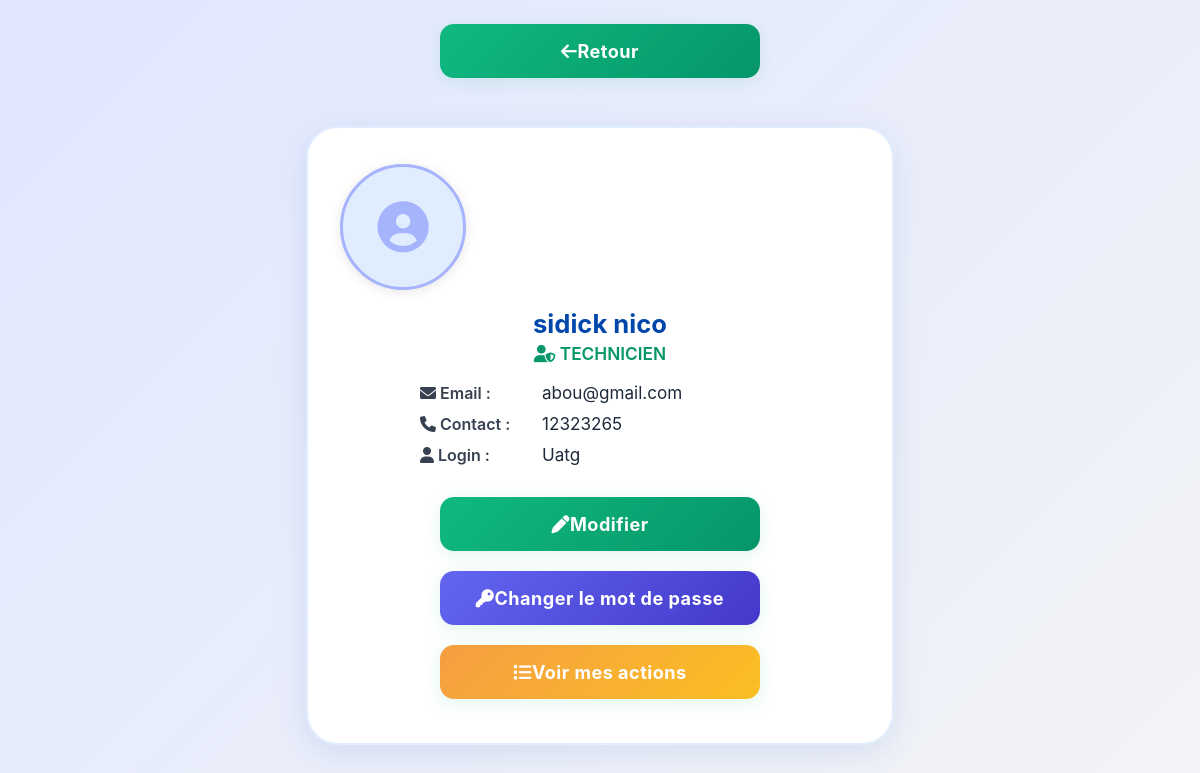
Screenshot of /page/profil.php (signed in) with the database file from the repository.
### tables this page shows
CREATE TABLE IF NOT EXISTS `user` (
  `Id_user` int NOT NULL AUTO_INCREMENT,
  `Nom_user` varchar(30) DEFAULT NULL,
  `Prenom_user` varchar(50) DEFAULT NULL,
  `Email_user` varchar(30) DEFAULT NULL,
  `Mdp_user` varchar(15) DEFAULT NULL,
  `Type_user` varchar(15) DEFAULT NULL,
  `Etat_user` int DEFAULT NULL,
  `Contact_user` varchar(15) DEFAULT NULL,
  `Login_user` varchar(15) NOT NULL,
  PRIMARY KEY (`Id_user`),
  UNIQUE KEY `Email_user` (`Email_user`)
);

### page/profil.php (the view, shortened to what this page needs)
<?php
require_once("connexion.php");
$user = isset($_SESSION['user']) ? $_SESSION['user'] : null;
try {
    if (isset($user['id_user'])) {
        $stmt = $pdo->prepare("SELECT * FROM user WHERE id_user = ?");
        $stmt->execute([$user['id_user']]);
        $userDb = $stmt->fetch(PDO::FETCH_ASSOC);
        if ($userDb) $user = $userDb;
    } elseif (isset($user['Login_user'])) {
        $stmt = $pdo->prepare("SELECT * FROM user WHERE Login_user = ?");
        $stmt->execute([$user['Login_user']]);
        $userDb = $stmt->fetch(PDO::FETCH_ASSOC);
        if ($userDb) $user = $userDb;
    }
} catch (Exception $e) {}
?>
<!DOCTYPE html>
<html lang="fr">
<head>
    <link href="https://cdnjs.cloudflare.com/ajax/libs/font-awesome/6.0.0/css/all.min.css" rel="stylesheet">
</head>
<body>
    <div style="text-align:center;margin-top:24px;">
        <a href="acceuil.php" class="btn-retour"><i class="fas fa-arrow-left"></i> Retour</a>
    </div>
    <div class="profile-container">
        <?php if (!empty($user['photo'])): ?>
            <img src="<?php echo htmlspecialchars($user['photo']); ?>" alt="Avatar" class="profile-avatar" id="mainAvatar">
        <?php else: ?>
            <span class="profile-avatar" id="mainAvatar" style="display:flex;align-items:center;justify-content:center;font-size:3.2em;color:#a5b4fc;background:#e0edff;">
                <i class="fas fa-user-circle"></i>
            </span>
        <?php endif; ?>
        <div class="profile-name"><?php echo htmlspecialchars($user['Nom_user'] . ' ' . $user['Prenom_user']); ?></div>
        <div class="profile-type"><i class="fas fa-user-shield"></i> <?php echo htmlspecialchars($user['Type_user']); ?></div>
        <div class="profile-info">
            <div class="profile-info-row">
                <span class="profile-info-label"><i class="fas fa-envelope"></i> Email :</span>
                <span class="profile-info-value"><?php echo htmlspecialchars($user['Email_user']); ?></span>
            </div>
            <div class="profile-info-row">
                <span class="profile-info-label"><i class="fas fa-phone"></i> Contact :</span>
                <span class="profile-info-value"><?php echo htmlspecialchars($user['Contact_user']); ?></span>
            </div>
            <div class="profile-info-row">
                <span class="profile-info-label"><i class="fas fa-user"></i> Login :</span>
                <span class="profile-info-value"><?php echo htmlspecialchars($user['Login_user']); ?></span>
            </div>
        </div>
        <div class="profile-actions">
            <a href="modif_utilisateur.php?
                <?php if (!empty($user['id_user'])) {
                    echo 'id=' . urlencode($user['id_user']);
                } elseif (!empty($user['Login_user'])) {
                    echo 'login=' . urlencode($user['Login_user']);
                } else {
                    echo 'profil=1';
                } ?>"
                class="btn-modifier"><i class="fas fa-pen"></i> Modifier</a>
            <a href="#" class="btn-action" style="background:linear-gradient(135deg,#6366f1 0%,#4338ca 100%);margin-top:8px;"><i class="fas fa-key"></i> Changer le mot de passe</a>
            <a href="#" class="btn-action" style="background:linear-gradient(135deg,#f59e42 0%,#fbbf24 100%);margin-top:8px;"><i class="fas fa-list"></i> Voir mes actions</a>
        </div>
    </div>
</body>
</html>

### page/profil.php (style rules this page uses)
body { font-family: 'Inter', Arial, sans-serif; background: linear-gradient(135deg, #e0e7ff 0%, #f3f4f6 100%); min-height: 100vh; margin: 0; padding: 0; }
.profile-container { max-width: 520px; margin: 48px auto; background: rgba(255,255,255,0.99); border-radius: 32px; box-shadow: 0 8px 32px rgba(0,71,171,0.10); padding: 36px 32px 32px 32px; text-align: center; border: 2.5px solid #e0edff; animation: fadeSlideUp 0.8s cubic-bezier(.4,1.4,.6,1); }
.profile-avatar { width: 120px; height: 120px; border-radius: 50%; object-fit: cover; box-shadow: 0 2px 12px rgba(0,0,0,0.10); margin-bottom: 18px; background: #f3f4f6; display: inline-block; border: 3px solid #a5b4fc; transition: box-shadow 0.2s, border 0.2s; }
.profile-name { font-size: 1.6rem; font-weight: 700; color: #0047ab; margin-bottom: 4px; }
.profile-type { font-size: 1.08rem; color: #059669; font-weight: 600; margin-bottom: 18px; }
.profile-info { text-align: left; margin: 0 auto 18px auto; max-width: 360px; }
.profile-info-row { display: flex; align-items: center; gap: 12px; margin-bottom: 10px; }
.profile-info-label { font-weight: 600; color: #374151; min-width: 110px; }
.profile-info-value { color: #1e293b; font-size: 1.07em; word-break: break-all; }
.profile-actions { margin-top: 32px; display: flex; flex-direction: column; align-items: center; justify-content: center; }
.btn-modifier, .btn-retour, .btn-action { background: linear-gradient(135deg, #10b981 0%, #059669 100%); color: white; border: none; border-radius: 14px; padding: 16px 0; font-size: 1.13em; font-weight: 700; cursor: pointer; box-shadow: 0 4px 18px rgba(16,185,129,0.13); transition: background 0.2s, box-shadow 0.2s, transform 0.2s; width: 80%; max-width: 320px; margin: 0 auto 12px auto; letter-spacing: 0.5px; display: flex; align-items: center; justify-content: center; text-decoration: none; }

### rows the page displays
user: Nom_user+Prenom_user "sidick nico", Type_user "TECHNICIEN", Email_user "abou@gmail.com", Contact_user "12323265", Login_user "Uatg"
